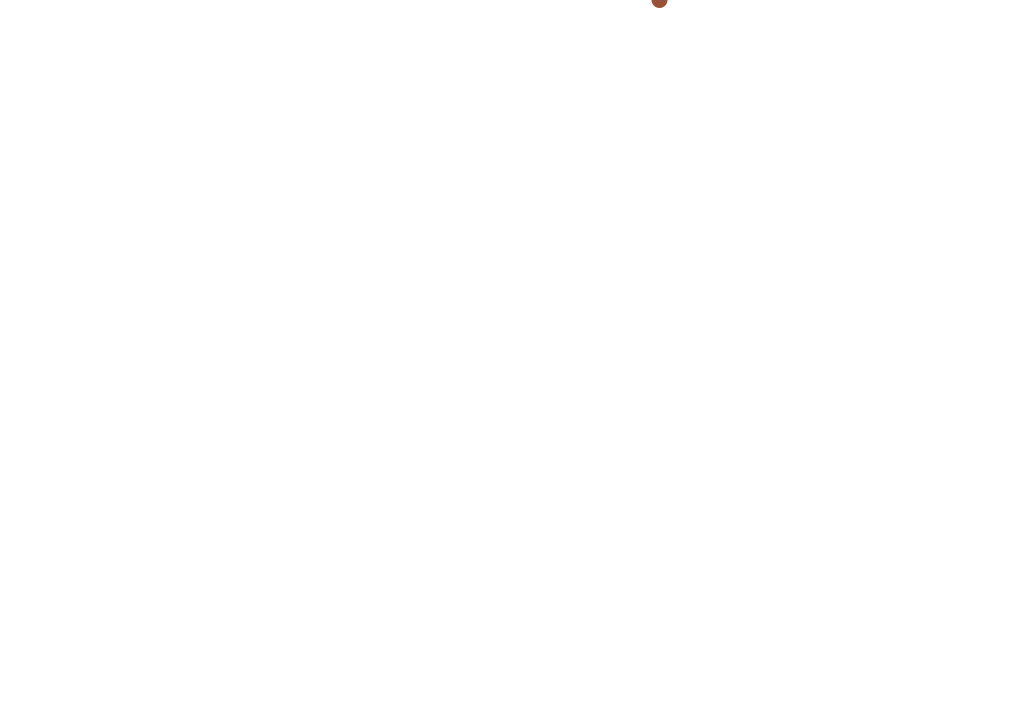
Frame 1 (no input)
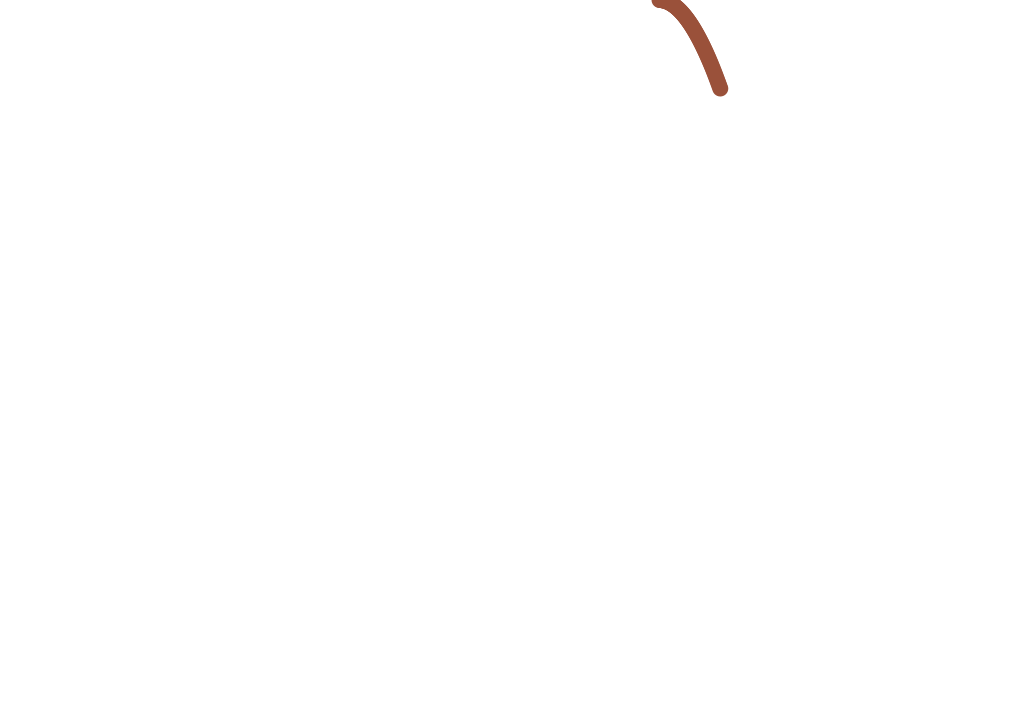
Frame 60 (the mouse pressed at the canvas centre just before this capture)
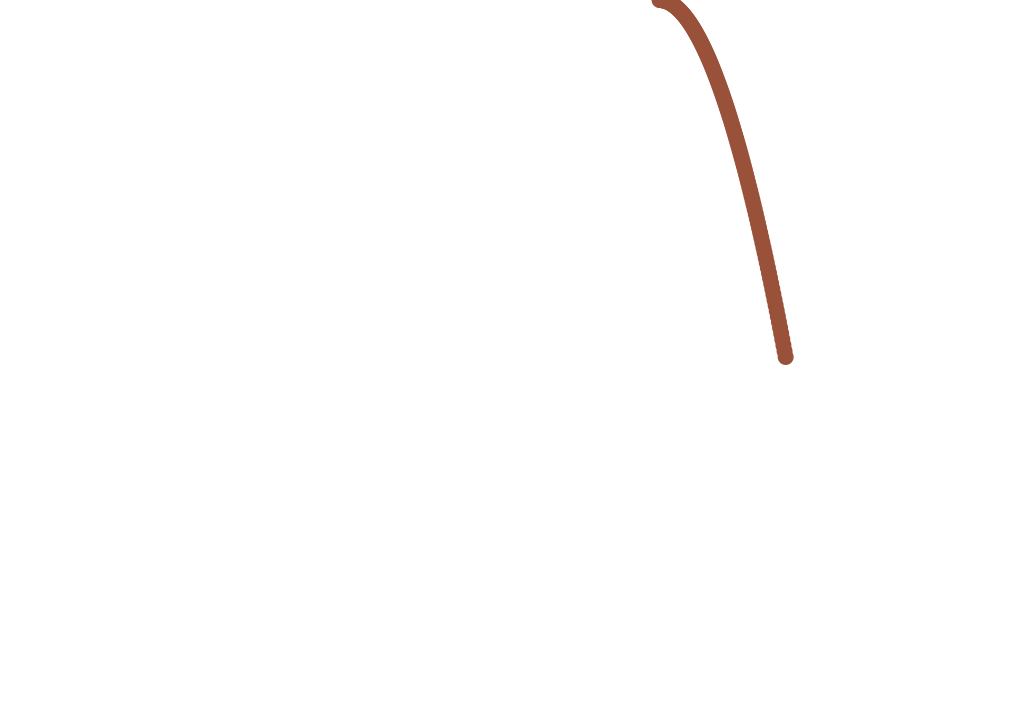
Frame 120 (the mouse held since frame 60 and released just before this capture)

The Processing sketch that drew these frames (run headless with seeded random() and noise(); from frame 60 on, the mouse is pressed at the canvas centre):

// Processing sketch: sketch_1_7_Accelerating_Ball
// ── sketch_1_7_Accelerating_Ball.pde
class Ball {
  // Movement
  PVector location, velocity, acceleration;
  float topspeed;  
    
  // Color & Color Change 
  int    r,  g,  b;
  float tr, tg, tb;
  int timer; // Update once a cycle.
    
  Ball() {
    location = new PVector(random(width), 0);
    velocity = new PVector(1,0);
    acceleration = new PVector(0.001, 0.05);
    
    topspeed = 10; // Limit velocity to magnitude 10.
    
    timer = 0;
    
    tr = 0;
    tg = 5000.555;
    tb = tg*tg;
    
    this.colorChange();
  }
  void display() {
    noStroke();
    fill(color(r, g, b));
    ellipse(location.x, location.y, 16,16);
    
    // Change color every five seconds.
    if (timer == 150) {
      this.colorChange();
      timer = 0;
    }
    
  }
  void colorChange() {
    r = int(map(noise(tr), 0, 1, 0, 255));
    g = int(map(noise(tg), 0, 1, 0, 255));
    b = int(map(noise(tb), 0, 1, 0, 255));
    
    tr+=0.1;
    tg+=0.1;
    tb+=0.1;
    
  }
  void move() {
    velocity.add(acceleration);
    velocity.limit(topspeed);
    location.add(velocity);
    
    if ((location.x > width)  || (location.x < 0 )) {
      velocity.x *= -1;
      this.colorChange();
    }
    if ((location.y > height) || (location.y < 0))  {
      velocity.y *= -1;
      this.colorChange();
    }
  }
}

Ball ball;

void setup() {
  size(1020, 720);
  background(255);
  ball = new Ball();
}

void draw() {
  ball.display();
  ball.move();
  //println(ball.location);
}

/*
void keyPressed(){
  if (key == UP){
    PVector 
    ball.acceleration.add();
  } else if (key == DOWN) {
    ball.acceleration.mult(-1.01);
  }
}
*/
